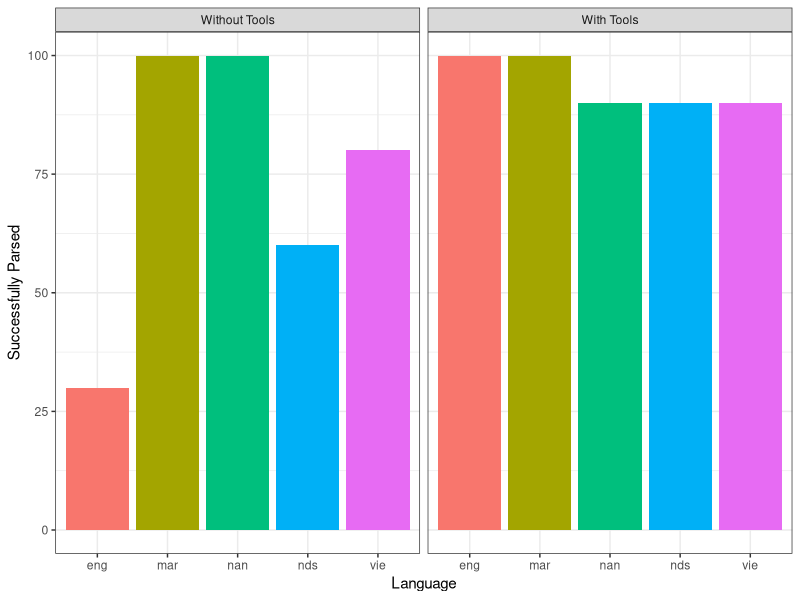
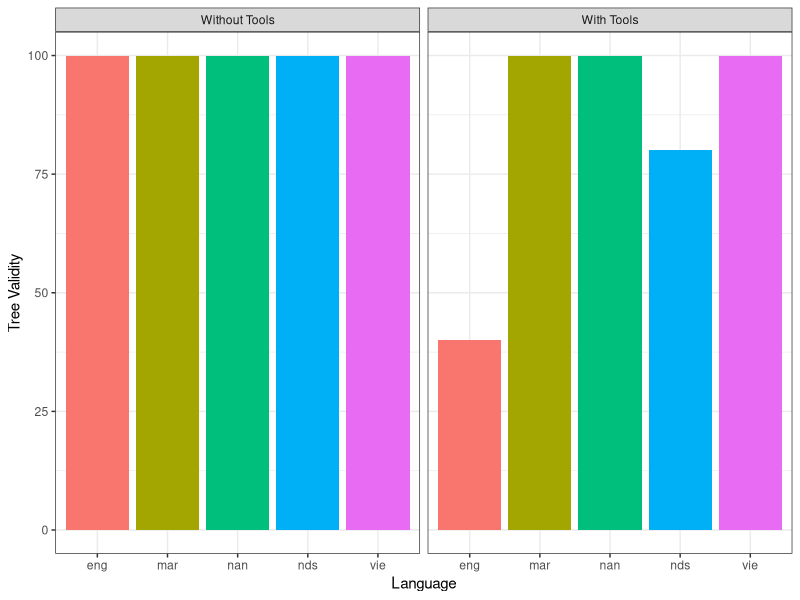
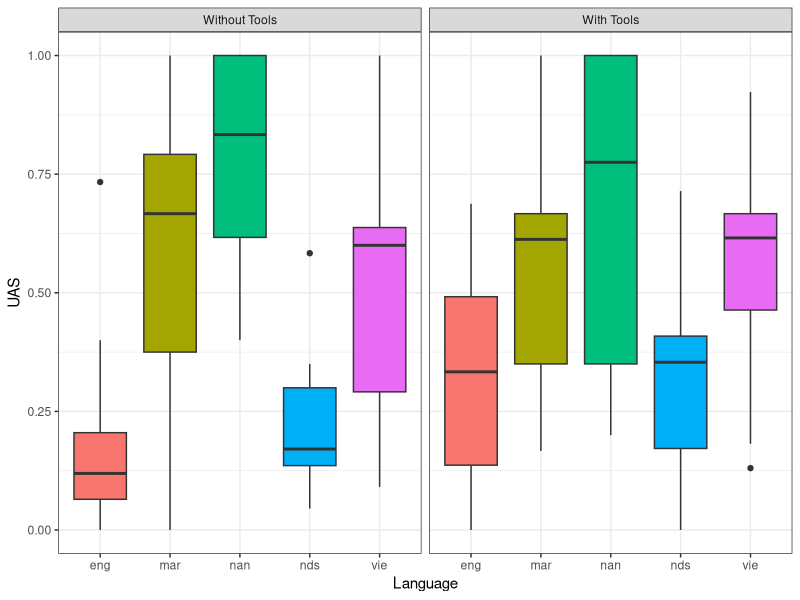
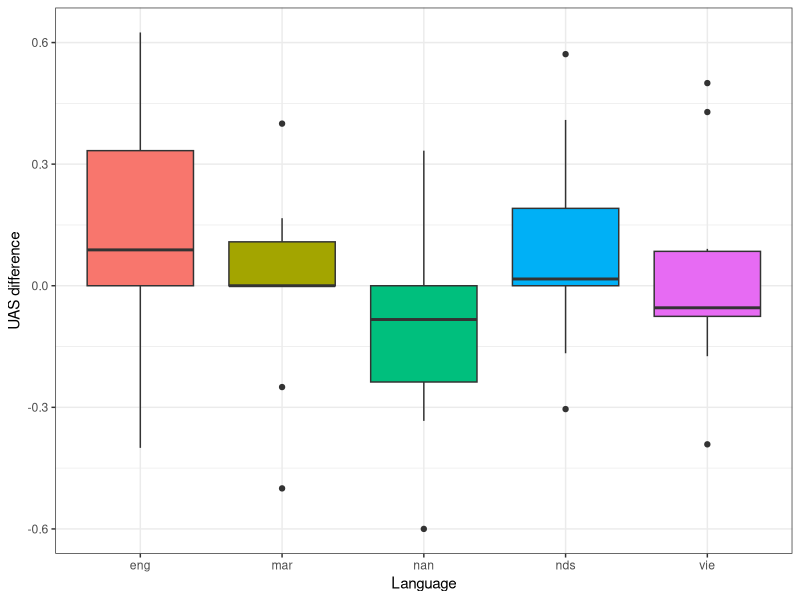
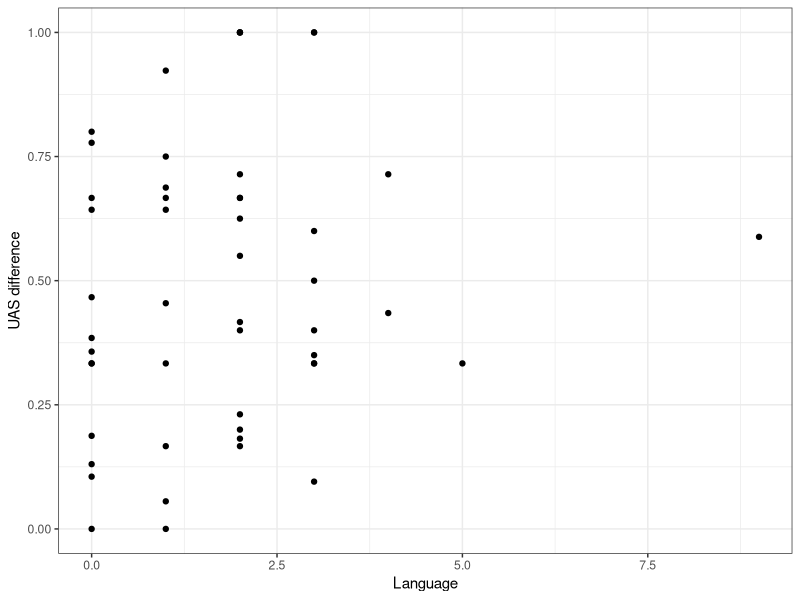

The R source for these figures, in order:
## ---- chunk 1
library(tidyverse)
## ---- chunk 2
parse <- read.csv("../../data/processed/parse.csv", stringsAsFactors = TRUE, sep = "\t")
## ---- chunk 3
parse$original_projective = ifelse(parse$original_projective == "True", TRUE, FALSE)
parse$parsed_successfully = ifelse(parse$parsed_successfully == "True", TRUE, FALSE)
parse$has_valid_tree_structure = ifelse(parse$has_valid_tree_structure == "True", TRUE, FALSE)
parse$with_tools = ifelse(parse$with_tools == "True", TRUE, FALSE)
## ---- chunk 4
head(parse)
## ---- chunk 5
summary(parse)
## ---- chunk 6
str(parse)
## ---- chunk 7
parse_summary <- parse %>%
  group_by(language, with_tools) %>%
  summarise(pct_success = mean(parsed_successfully) * 100, .groups = "drop")

ggplot(parse_summary, aes(x = language, y = pct_success, fill = language)) +
  geom_col() +
  facet_wrap(
    ~ with_tools,
    labeller = as_labeller(c(
      "TRUE" = "With Tools",
      "FALSE" = "Without Tools"
    ))
  ) +
  labs(
    x = "Language",
    y = "Successfully Parsed",
    #title = "Parsing Success Rate by Language and Tool Use"
  ) +
  theme_bw() +
  theme(legend.position = "none")
## ---- chunk 8
parse_summary <- parse %>%
  group_by(language, with_tools) %>%
  summarise(pct_valid = mean(has_valid_tree_structure) * 100, .groups = "drop")

ggplot(parse_summary, aes(x = language, y = pct_valid, fill = language)) +
  geom_col() +
  facet_wrap(
    ~ with_tools,
    labeller = as_labeller(c(
      "TRUE" = "With Tools",
      "FALSE" = "Without Tools"
    ))
  ) +
  labs(
    x = "Language",
    y = "Tree Validity",
    #title = "Parsing Success Rate by Language and Tool Use"
  ) +
  theme_bw() +
  theme(legend.position = "none")
## ---- chunk 9
ggplot(parse, aes(x = language, y = uas, fill = language)) +
  geom_boxplot() +
  facet_wrap(
    ~ with_tools,
    labeller = as_labeller(c(
      "TRUE" = "With Tools",
      "FALSE" = "Without Tools"
    ))
  ) +
  labs(x = "Language", y = "UAS") +  # , title = "Overall UAS by Language and Tool Use") +
  theme_bw() +
  theme(legend.position = "none")
## ---- chunk 10
uas_diff <- parse %>%
  select(sent_id, language, with_tools, uas) %>%
  pivot_wider(names_from = with_tools, values_from = uas, names_prefix = "tools_") %>%
  mutate(uas_diff = tools_TRUE - tools_FALSE)

ggplot(uas_diff, aes(x = language, y = uas_diff, fill = language)) +
  geom_boxplot() +
  labs(x = "Language", y = "UAS difference") +  # , title = "Difference in per-sentence UAS by Language") +
  theme_bw() +
  theme(legend.position = "none")
## ---- chunk 11
without_tools_only <-
  parse %>%
  filter(with_tools == FALSE)
with_tools_only <-
  parse %>%
  filter(with_tools == TRUE)

ggplot(with_tools_only, aes(x = n_tool_calls, y = uas)) +
  geom_point() +
  labs(x = "Language", y = "UAS difference") +  # , title = "Difference in per-sentence UAS by Language") +
  theme_bw() +
  theme(legend.position = "none")
## ---- chunk 12
model <- lm(uas ~ language + with_tools + n_words, data = parse)
model <- lm(uas ~ n_tool_calls, data = with_tools_only)
summary(model)
## ---- chunk 13
mean(without_tools_only$uas)
## ---- chunk 14
mean(with_tools_only$uas)
## ---- chunk 15
max(parse$n_generated_tokens)
## ---- chunk 16
mean(without_tools_only$n_generated_tokens)
## ---- chunk 17
mean(with_tools_only$n_generated_tokens)
## ---- chunk 18
without_tools_only %>%
  group_by(language) %>%
  summarise(mean_uas = mean(uas))
## ---- chunk 19
with_tools_only %>%
  group_by(language) %>%
  summarise(mean_uas = mean(uas))
